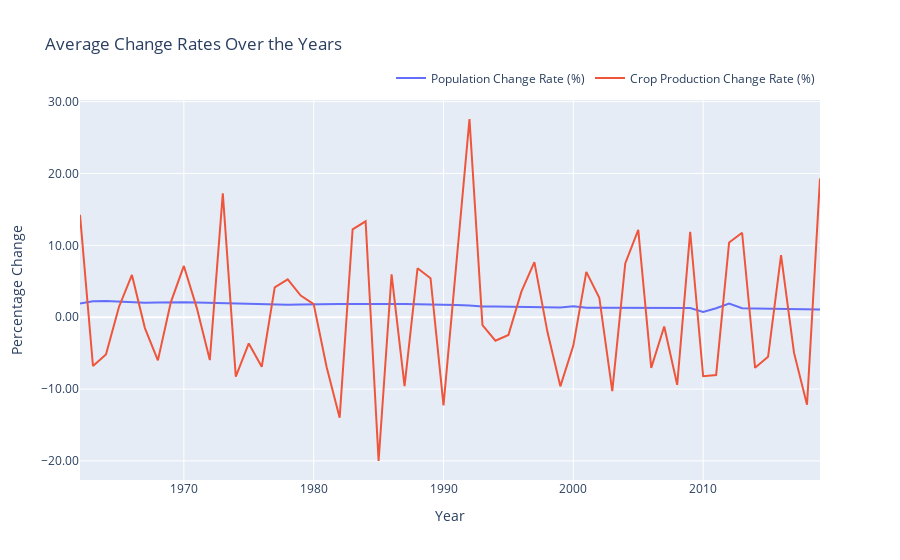

The notebook cell saved with this chart:
### Code cell
cnx = mysql.connector.connect(
  host="localhost",
  user="root",
  password="1234",
  database="cs306"
)

cursor = cnx.cursor()
cursor.execute(
    '''
    SELECT 
        p1.year AS year,
        ((p1.total_population - p2.total_population) / p2.total_population) * 100 AS population_increase_rate,
        ((c1.total_production - c2.total_production) / c2.total_production) * 100 AS production_increase_rate
    FROM (
        SELECT p.year, SUM(p.size) AS total_population
        FROM population p
        GROUP BY p.year
    ) p1
    JOIN (
        SELECT p.year, SUM(p.size) AS total_population
        FROM population p
        GROUP BY p.year
    ) p2 ON p1.year = p2.year + 1
    JOIN (
        SELECT c.year, SUM(c.production_t) AS total_production
        FROM crops c
        GROUP BY c.year
    ) c1 ON p1.year = c1.year
    JOIN (
        SELECT c.year, SUM(c.production_t) AS total_production
        FROM crops c
        GROUP BY c.year
    ) c2 ON p1.year = c2.year + 1
    ORDER BY p1.year;
    '''
)

# Fetch all the rows from the cursor as a list of tuples
result = cursor.fetchall()

# Create a DataFrame using the column names from the cursor description
df = pd.DataFrame(result, columns=["year", "population_increase_rate", "production_increase_rate"])

# Sort the DataFrame by the "year" column
df.sort_values("year", inplace=True)

# Create the line graph using Plotly Express
fig = px.line(df, x="year", y=["population_increase_rate", "production_increase_rate"], title="Average Change Rates Over the Years")
fig.update_layout(
    yaxis=dict(
        tickformat=".2f",
        title="Percentage Change"
    ),
    xaxis=dict(
        title="Year"
    ),
    legend=dict(
        title="",
        orientation="h",
        yanchor="bottom",
        y=1.02,
        xanchor="right",
        x=1
    )
)
fig.for_each_trace(lambda t: t.update(name="Population Change Rate (%)") if t.name == "population_increase_rate" else t.update(name="Crop Production Change Rate (%)"))

fig.show()

### Figure 1 — Plotly figure (JSON) as saved in the notebook; plotly's stock layout.template omitted (floating-point values rounded to 4 significant figures)
{"data": [{"hovertemplate": "variable=population_increase_rate<br>year=%{x}<br>value=%{y}<extra></extra>", "legendgroup": "population_increase_rate", "line": {"color": "#636efa", "dash": "solid"}, "marker": {"symbol": "circle"}, "mode": "lines", "name": "Population Change Rate (%)", "orientation": "h", "showlegend": true, "type": "scatter", "x": [1962, 1963, 1964, 1965, 1966, 1967, 1968, 1969, 1970, 1971, 1972, 1973, 1974, 1975, 1976, 1977, 1978, 1979, 1980, 1981, 1982, 1983, 1984, 1985, 1986, 1987, 1988, 1989, 1990, 1991, 1992, 1993, 1994, 1995, 1996, 1997, 1998, 1999, 2000, 2001, 2002, 2003, 2004, 2005, 2006, 2007, 2008, 2009, 2010, 2011, 2012, 2013, 2014, 2015, 2016, 2017, 2018, 2019], "xaxis": "x", "y": [1.902, 2.217, 2.241, 2.144, 2.079, 2.024, 2.051, 2.083, 2.076, 2.034, 1.989, 1.972, 1.925, 1.848, 1.787, 1.76, 1.737, 1.769, 1.811, 1.815, 1.836, 1.825, 1.8, 1.811, 1.825, 1.839, 1.815, 1.796, 1.811, 1.689, 1.627, 1.476, 1.496, 1.458, 1.427, 1.396, 1.371, 1.347, 1.514, 1.326, 1.306, 1.287, 1.276, 1.268, 1.232, 1.25, 1.267, 1.267, 0.7242, 1.243, 1.896, 1.241, 1.219, 1.193, 1.17, 1.15, 1.105, 1.057], "yaxis": "y"}, {"hovertemplate": "variable=production_increase_rate<br>year=%{x}<br>value=%{y}<extra></extra>", "legendgroup": "production_increase_rate", "line": {"color": "#EF553B", "dash": "solid"}, "marker": {"symbol": "circle"}, "mode": "lines", "name": "Crop Production Change Rate (%)", "orientation": "h", "showlegend": true, "type": "scatter", "x": [1962, 1963, 1964, 1965, 1966, 1967, 1968, 1969, 1970, 1971, 1972, 1973, 1974, 1975, 1976, 1977, 1978, 1979, 1980, 1981, 1982, 1983, 1984, 1985, 1986, 1987, 1988, 1989, 1990, 1991, 1992, 1993, 1994, 1995, 1996, 1997, 1998, 1999, 2000, 2001, 2002, 2003, 2004, 2005, 2006, 2007, 2008, 2009, 2010, 2011, 2012, 2013, 2014, 2015, 2016, 2017, 2018, 2019], "xaxis": "x", "y": [14.24, -6.793, -5.196, 1.42, 5.873, -1.518, -6.011, 2.102, 7.127, 1.263, -5.973, 17.22, -8.263, -3.648, -6.901, 4.156, 5.27, 3.005, 1.815, -6.968, -13.98, 12.23, 13.34, -20.01, 5.962, -9.603, 6.798, 5.414, -12.26, 7.106, 27.58, -1.109, -3.278, -2.482, 3.546, 7.669, -2.005, -9.622, -3.955, 6.301, 2.713, -10.3, 7.488, 12.15, -7.056, -1.289, -9.411, 11.88, -8.216, -8.04, 10.39, 11.75, -7.043, -5.518, 8.627, -4.968, -12.18, 19.29], "yaxis": "y"}], "layout": {"legend": {"orientation": "h", "title": {"text": ""}, "tracegroupgap": 0, "x": 1, "xanchor": "right", "y": 1.02, "yanchor": "bottom"}, "title": {"text": "Average Change Rates Over the Years"}, "xaxis": {"anchor": "y", "domain": [0, 1], "title": {"text": "Year"}}, "yaxis": {"anchor": "x", "domain": [0, 1], "tickformat": ".2f", "title": {"text": "Percentage Change"}}}}
